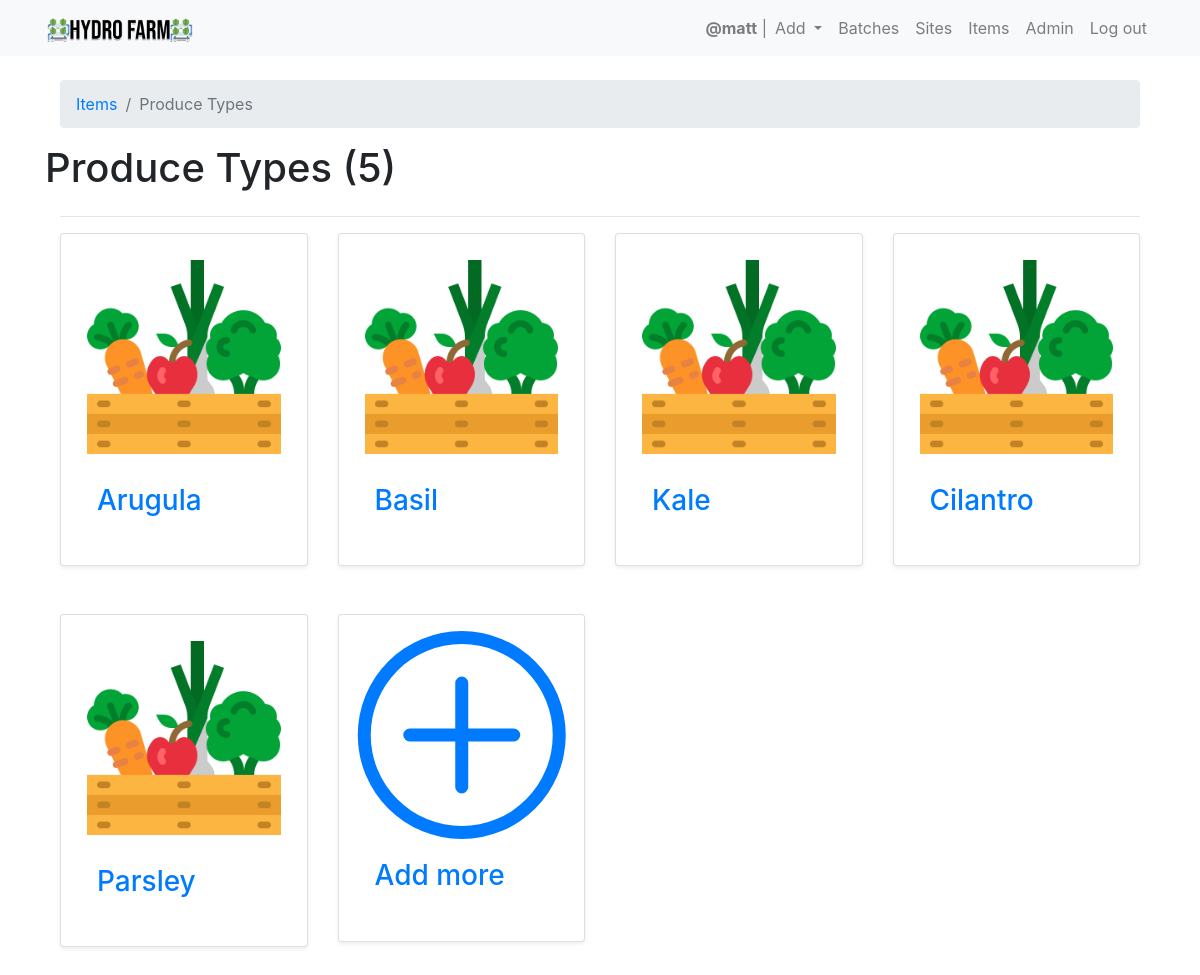
The app's page /hydro_data/produce_type_list/ (signed in) with its own data.
### hydro_data/models.py (models this page shows, shortened)
class ProduceType(models.Model):
    name = models.CharField(max_length=100, unique=True)
    slug = models.SlugField(allow_unicode=True,unique=True, editable=False, default='hydro_farm_produce')
    variety = models.CharField(max_length=100, unique=True, blank=True, null=True)
    seed_brand = models.CharField(max_length=100, unique=True, blank=True, null=True)

### hydro_data/views.py (the view)
        class WrappedClass(UserPassesTestMixin, wrapped):
            def test_func(self):
                return self.request.user.is_superuser

### hydro_data/views.py (called while the page is built)
def superuser_required():
    def wrapper(wrapped):
        class WrappedClass(UserPassesTestMixin, wrapped):
            def test_func(self):
                return self.request.user.is_superuser
        return WrappedClass
    return wrapper

    def get_context_data(self,**kwargs):
        context = super().get_context_data(**kwargs)
        context['page_title'] = 'Produce Types'
        return context

### hydro_data/templates/hydro_data/producetype_list.html (shortened to what this page needs)
{% extends "hydro_data/hydro_data_base.html" %}
{% load static %}
{% block hd_content %}
  <nav aria-label="breadcrumb">
    <ol class="breadcrumb">
      <li class="breadcrumb-item"><a href="{% url 'hydro_data:items' %}">Items</a></li>
      <li class="breadcrumb-item active" aria-current="page">Produce Types</li>
    </ol>
  </nav>
  <div class="row">
    <h1>Produce Types ({{ object_list.count }})</h1>
  </div>
  <hr>
  <div class="row row-cols-1 row-cols-md-2">
    {% for produce_type in object_list %}
    <div class="col-md-3 col-sm-6 col-xs-12">
      <div class="card shadow-sm p-3 mb-5 bg-white rounded">
        <a href="{% url 'hydro_data:single_produce_type' slug=produce_type.slug %}">
        <img src="{% static 'images/produce.png' %}" class="card-img-top" alt="box">
        <div class="card-body">
          <h3 class="card-title">{{ produce_type.name }}</h3>
        </div>
        </a>
      </div>
    </div>
    {% endfor %}
    <div class="col-md-3 col-sm-6 col-xs-12">
      <div class="card shadow-sm p-3 mb-5 bg-white rounded">
        <a href="{% url 'hydro_data:create_producetype' %}">
        <div class="card-body">
          <h3 class="card-title">Add more</h3>
        </div>
        </a>
      </div>
    </div>
</div>
{% endblock %}

### hydro_data/templates/hydro_data/hydro_data_base.html
{% extends "base.html" %}
{% block content %}
<div class="container">
  {% block hd_content %}{% endblock %}
</div>
{% endblock %}

### templates/base.html (shortened to what this page needs)
<!DOCTYPE html>
{% load static %}
<html>
  <head>
    <link rel="stylesheet" href="{% static '/hydro_data/css/master.css' %}">
    <link rel="stylesheet" href="https://cdnjs.cloudflare.com/ajax/libs/twitter-bootstrap/4.1.3/css/bootstrap.css">
    <link rel="stylesheet" href="https://cdn.datatables.net/1.10.21/css/dataTables.bootstrap4.min.css">
    <link rel="stylesheet" href="https://stackpath.bootstrapcdn.com/bootstrap/4.1.3/css/bootstrap.min.css"
>
    <link href="https://maxcdn.bootstrapcdn.com/font-awesome/4.7.0/css/font-awesome.min.css" rel="stylesheet">
  </head>
  <body>
    <nav class="navbar navbar-expand-lg navbar-light bg-light" role="navigation" id="navbar">
      <div class="container">
        <div class="navbar-nav align-items-center">
          <a class="navbar-brand mynav" href="{% url 'home' %}"><img src="{% static "images/logo.png" %}" alt="Hydro Farm" class="img-rounded center-block" width='150'></a>
        </div>
        <div class="collapse navbar-collapse" id="navbarNav">
          <div class="navbar-nav ml-auto">
            {% if user.is_authenticated %}
            <span class="navbar-text">
              <strong>@{{ request.user }}</strong> |
            </span>
            <li class="nav-item dropdown">
              <a class="nav-link dropdown-toggle" href="#" id="navbarDropdownMenuLink" role="button" data-toggle="dropdown" aria-haspopup="true" aria-expanded="false">
                Add
              </a>
            </li>
              <a class="nav-item nav-link" href="{% url 'hydro_data:batches' %}" class="btn btn-simple">Batches</a>
              <a class="nav-item nav-link" href="{% url 'hydro_data:site_list' %}" class="btn btn-simple">Sites</a>
              {% if user.is_superuser %}
              <a class="nav-item nav-link" href="{% url 'hydro_data:items' %}" class="btn btn-simple">Items</a>
              <a class="nav-item nav-link" href="{% url 'admin:index' %}" class="btn btn-simple">Admin</a>
              {% endif %}
              <a class="nav-item nav-link" href="{% url 'logout' %}" class="btn btn-simple">Log out</a>
            {% else %}
              <a class="nav-item nav-link" href="{% url 'login' %}" class="btn btn-simple">Log in</a>
              <a class="nav-item nav-link" href="{% url 'signup' %}" class="btn btn-simple">Sign up</a>
            {% endif %}
          </div>
        </div>
      </div>
    </nav>
    <div class="container mt-4">
      {% block content %}
      {% endblock %}
    </div>
  </body>
</html>

### static/hydro_data/css/master.css (style rules this page uses)
body { padding-bottom: 120px; }

### records on screen
ProduceType: name "Arugula"
ProduceType: name "Basil"
ProduceType: name "Kale"
ProduceType: name "Cilantro"
ProduceType: name "Parsley"

### other values on screen
{{ request.user }} "matt"
{{ object_list.count }} "5"
